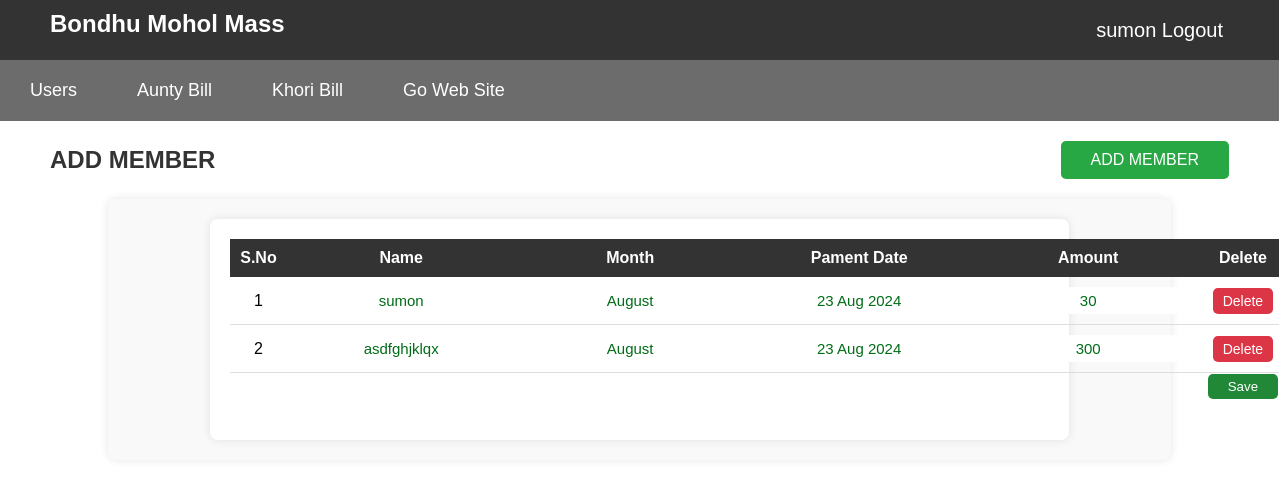
The app's page /admin/khori_bill/view_khori_bill_member.php?viewid=65&month=August (signed in) with its own data.
### tables this page shows
CREATE TABLE `khori_bill` (
  `id` int NOT NULL,
  `name` varchar(100) NOT NULL,
  `month_name` varchar(100) NOT NULL,
  `auth_id` varchar(11) NOT NULL,
  `pament_date` varchar(100) NOT NULL,
  `amount` varchar(200) NOT NULL DEFAULT '0'
);

### admin/khori_bill/view_khori_bill_member.php (the view, shortened to what this page needs)
<?php
    include "../master/header.php";
    include "../config/config.php";
    if (isset($_GET['viewid'])) {
        $viewid = $_GET['viewid'];
    }
    if (isset($_GET['month'])) {
        $month = $_GET['month'];
    }
    $khori_bill = "SELECT * FROM khori_bill WHERE auth_id = '$viewid'";
    $views = mysqli_query($conn, $khori_bill);
?>
<!DOCTYPE html>
<html lang="en">
<head>
</head>
<body>
<div class="header">
        <h1>ADD MEMBER</h1>
        <form action="" method="GET">
            <button type="submit" name="add_member">ADD MEMBER</button>
        </form>
</div>
<div class="user_container">
    <div id="table-container">
        <form action="" method="GET">
            <table id="user-table">
                <thead id="table-header" class="table-headeran">
                    <tr>
                        <th>S.No</th>
                        <th>Name</th>
                        <th>Month</th>
                        <th>Pament Date</th>
                        <th>Amount</th>
                        <th>Delete</th>
                    </tr>
                </thead>
                <tbody id="table-body" class="table-bodyan">
                    <?php $count = 1; foreach( $views as  $view ) :?>
                    <tr id="input">
                        <td><?= $count++;?></td>
                        <td><input type="hidden" name="id[]" value="<?= $view['id'];?>">
                            <input type="text" name="name[]" value="<?= $view['name'];?>"></td>
                        <td><input type="text" name="month[]" value="<?= $view['month_name'];?>" readonly></td>
                        <td><input type="text" name="pament_date[]" value="<?= $view['pament_date'];?>" readonly></td>
                        <td><input type="text" name="amount[]" value="<?= $view['amount'];?>"></td>
                        <td><a href="delete.php?de_ID=<?= $view['id']; ?>&viewid=<?=$viewid;?>&month=<?=$month;?>" class="category-button category-delete-button" style="text-decoration: none;">Delete</a></td>
                    </tr>
                    <?php endforeach; ?>
                </tbody>
                <tfoot id="view_footer">
                    <tr>
                        <td colspan="5"></td>
                        <td colspan="1"><button type="submit" name="update_save">Save</button></td>
                    </tr>
                </tfoot>
            </table>
        </form>
    </div>
</div>
</body>
</html>

### css/style.css (style rules this page uses)
body { margin: 0; font-family: Arial, sans-serif; }
.header { display: flex; justify-content: space-between; align-items: center; margin:20px 50px; }
h1 { font-size: 24px; margin: 0; color: #333; }
.header button { padding: 10px 30px; background-color: #28a745; color: white; border: none; border-radius: 5px; cursor: pointer; font-size: 16px; text-decoration: none; }
#table-container { margin-top: 20px; max-width: 80%; margin: 0 auto; padding: 20px; background-color: white; box-shadow: 0 0 10px rgba(0, 0, 0, 0.1); border-radius: 8px; }
#user-table { width: 100%; border-collapse: collapse; margin-bottom:20px; text-align: center; }
.category-button { padding: 5px 10px; border: none; border-radius: 5px; cursor: pointer; font-size: 14px; }
.category-delete-button { background-color: #dc3545; color: white; }
.user_container { max-width: 80%; margin: 0 auto; padding: 20px; background-color: #f9f9f9; border-radius: 8px; box-shadow: 0 0 10px rgba(0, 0, 0, 0.1); }
#input td input { border: none; color: #006c17; padding: 5px; font-size: 15px; text-align: center; }
.table-headeran tr th { background-color: #333; color: white; padding: 10px; margin: 0 auto; text-align: center; }
.table-bodyan tr td { padding: 10px; border-bottom: 1px solid #ddd; }
#view_footer tr { margin-top: 20px; padding: 20px; }
#view_footer button { background-color: #218838; border: none; padding: 5px 20px; color: white; border-radius: 5px; }

### records on screen
khori_bill: name "sumon", month_name "August", pament_date "23 Aug 2024", amount "30"
khori_bill: name "asdfghjklqx", month_name "August", pament_date "23 Aug 2024", amount "300"

### other values on screen
$_SESSION['username'] "sumon"
